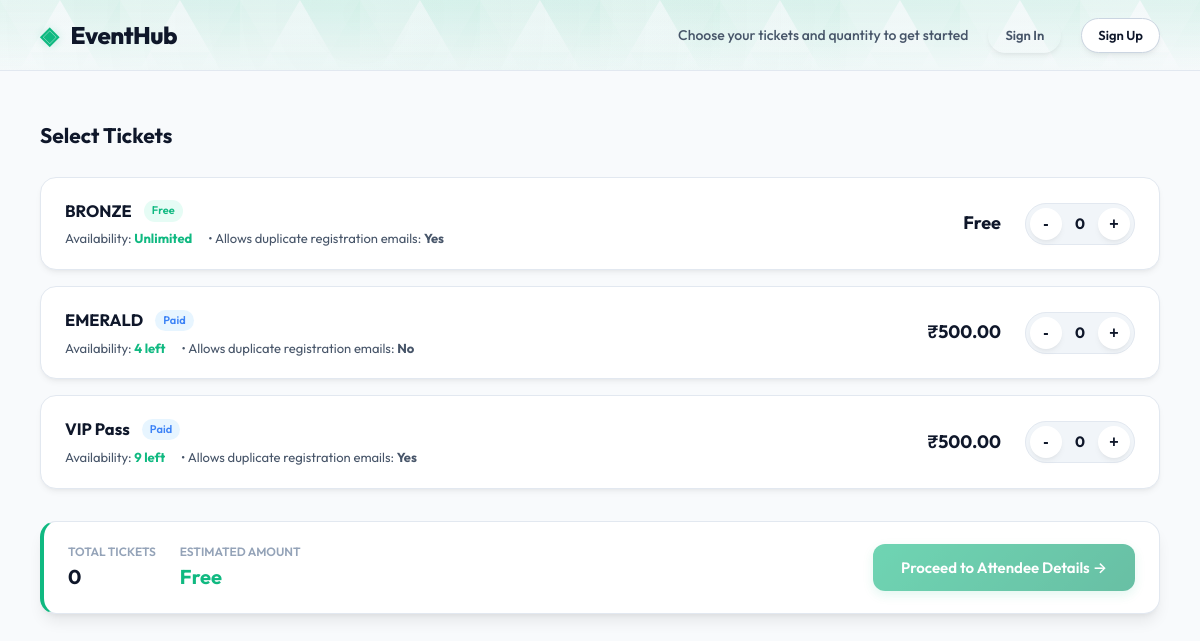
Before: / with the older database file.
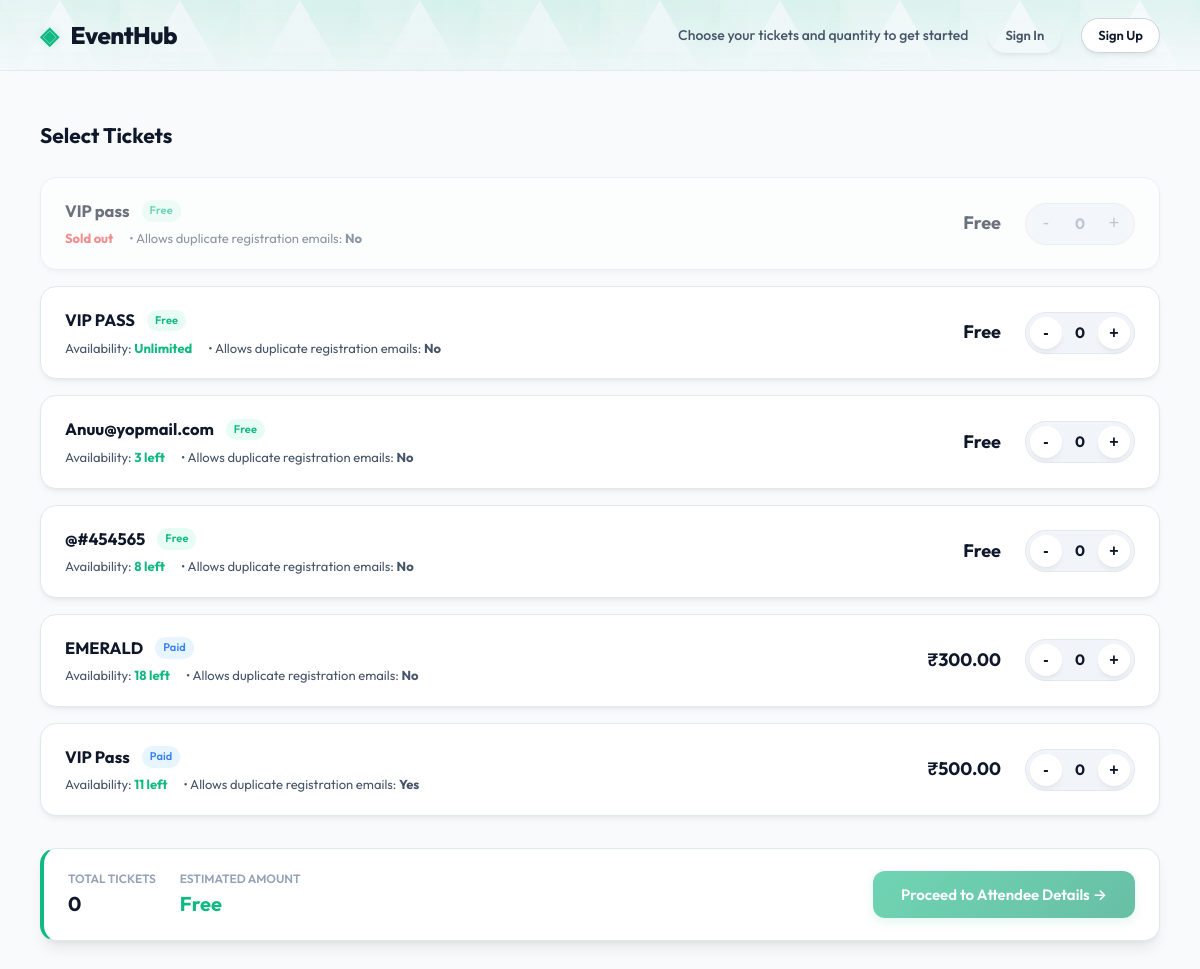
After: the same page with the newer database file.
### apps/tickets/models.py (models this page shows, shortened)
class Ticket(models.Model):
    TICKET_TYPE_CHOICES   = [('free', 'Free'), ('paid', 'Paid')]
    QUANTITY_TYPE_CHOICES = [('limited', 'Limited'), ('unlimited', 'Unlimited')]
    name          = models.CharField(max_length=200, unique=True)
    ticket_type   = models.CharField(max_length=10, choices=TICKET_TYPE_CHOICES)
    price         = models.DecimalField(max_digits=10, decimal_places=2, default=0)
    quantity_type = models.CharField(max_length=10, choices=QUANTITY_TYPE_CHOICES)
    total_quantity    = models.PositiveIntegerField(null=True, blank=True)
    duplicate_email   = models.BooleanField(
        default=False,
        help_text='Allow the same email to register multiple times for this ticket'
    )
    is_active     = models.BooleanField(default=True)
    created_at    = models.DateTimeField(auto_now_add=True)
    updated_at    = models.DateTimeField(auto_now=True)
    class Meta:
        ordering = ['-created_at']
        indexes  = [models.Index(fields=['is_active'])]
    @property
    def sold_count(self):
        if hasattr(self, 'annotated_sold_count'):
            return self.annotated_sold_count
    @property
    def available_count(self):
        if self.quantity_type == 'unlimited':
            return None
        return max(0, self.total_quantity - self.sold_count)
    @property
    def is_sold_out(self):
        if self.quantity_type == 'unlimited':
            return False
        return self.available_count == 0

### apps/registrations/views.py (the view)
# urls.py: path('',                      views.portal,             name='portal'),
def portal(request):
    tickets = get_active_tickets_with_counts_selector()
    return render(request, 'registrations/portal.html', {
        'tickets': tickets,
    })

### templates/registrations/portal.html (shortened to what this page needs)
{% extends "base.html" %}
{% block body %}
<div class="portal-page">
  <header class="portal-header">
    <div class="portal-header-brand" onclick="window.location.href='{% url 'portal' %}'" style="cursor: pointer;">
      <span class="brand-icon">◈</span>
      <h1>EventHub</h1>
    </div>
    <div class="portal-header-right">
      <p class="header-subtitle">Choose your tickets and quantity to get started</p>
      {% if request.user.is_authenticated %}
        <div class="user-profile">
          <div class="user-info" onclick="toggleUserDropdown(event)">
            <span class="user-avatar">👤</span>
            <span class="user-name">{{ request.user.get_full_name|default:request.user.username }}</span>
            <span class="dropdown-chevron">▼</span>
          </div>
          <div class="user-dropdown" id="userDropdown">
            <a href="{% url 'profile' %}">Profile</a>
            <a href="{% url 'admin_logout' %}">Sign Out</a>
          </div>
        </div>
      {% else %}
        <a href="{% url 'login' %}{% if request.path %}?next={{ request.path }}{% endif %}" class="btn btn-ghost btn-login-header">Sign In</a>
        <a href="{% url 'signup' %}{% if request.path %}?next={{ request.path }}{% endif %}" class="btn btn-secondary btn-login-header">Sign Up</a>
      {% endif %}
    </div>
  </header>
  <div class="portal-layout portal-layout--single">
    <section class="selected-tickets-section">
      <div class="section-header-flex">
        <h2>Select Tickets</h2>
      </div>
      <div class="ticket-rows-list" style="display: flex; flex-direction: column; gap: 16px; margin-top: 16px; margin-bottom: 24px;">
        {% if tickets %}
          {% for ticket in tickets %}
            <div class="ticket-row-card {% if ticket.is_sold_out %}ticket-row-card--soldout{% endif %}"
                 data-ticket-id="{{ ticket.id }}"
                 data-ticket-name="{{ ticket.name }}"
                 data-ticket-price="{{ ticket.price }}"
                 data-ticket-type="{{ ticket.ticket_type }}">
              <div class="ticket-row-left">
                <div class="ticket-row-title-group" style="display: flex; align-items: center; gap: 12px; margin-bottom: 4px;">
                  <h3 style="font-size: 16.5px; font-weight: 700; margin: 0; color: var(--text);">{{ ticket.name }}</h3>
                  {% if ticket.ticket_type == 'free' %}
                    <span class="badge badge-xs badge-free">Free</span>
                  {% else %}
                    <span class="badge badge-xs badge-paid">Paid</span>
                  {% endif %}
                </div>
                <div class="ticket-row-meta" style="font-size: 13px; color: var(--text2); display: flex; gap: 16px; align-items: center;">
                  {% if ticket.quantity_type == 'limited' %}
                    <span>
                      {% if ticket.is_sold_out %}
                        <strong style="color: var(--red);">Sold out</strong>
                      {% else %}
                        Availability: <strong style="color: var(--accent);">{{ ticket.available_count }} left</strong>
                      {% endif %}
                    </span>
                  {% else %}
                    <span>Availability: <strong style="color: var(--accent);">Unlimited</strong></span>
                  {% endif %}
                  <span>• Allows duplicate registration emails: <strong>{{ ticket.duplicate_email|yesno:"Yes,No" }}</strong></span>
                </div>
              </div>
              <div class="ticket-row-right" style="display: flex; align-items: center; gap: 24px;">
                <div class="ticket-row-price" style="font-size: 18px; font-weight: 700; color: var(--text);">
                  {% if ticket.ticket_type == 'free' %}
                    Free
                  {% else %}
                    ₹{{ ticket.price }}
                  {% endif %}
                </div>
                <div class="quantity-selector" style="display: flex; align-items: center; background: var(--bg3); border-radius: 30px; padding: 4px; border: 1px solid var(--border);">
                  {% if ticket.is_sold_out %}
                    <button class="qty-btn" disabled style="opacity: 0.5; cursor: not-allowed; border: none; background: none; width: 32px; height: 32px; font-size: 18px; color: var(--text2); display: flex; align-items: center; justify-content: center;">-</button>
                    <span class="qty-val" style="font-size: 15px; font-weight: 700; min-width: 36px; text-align: center; color: var(--text3);">0</span>
                    <button class="qty-btn" disabled style="opacity: 0.5; cursor: not-allowed; border: none; background: none; width: 32px; height: 32px; font-size: 18px; color: var(--text2); display: flex; align-items: center; justify-content: center;">+</button>
                  {% else %}
                    <button class="qty-btn qty-btn-minus"
                            onclick="updateTicketQty({{ ticket.id }}, -1)"
                            style="border: none; background: var(--bg2); width: 32px; height: 32px; border-radius: 50%; font-weight: 700; font-size: 16px; cursor: pointer; display: flex; align-items: center; justify-content: center; box-shadow: var(--shadow); transition: var(--transition); color: var(--text);">
                      -
                    </button>
                    <span class="qty-val" id="qty-val-{{ ticket.id }}" style="font-size: 15px; font-weight: 700; min-width: 36px; text-align: center; color: var(--text);">0</span>
                    <button class="qty-btn qty-btn-plus"
                            onclick="updateTicketQty({{ ticket.id }}, 1, {% if ticket.quantity_type == 'limited' %}{{ ticket.available_count }}{% else %}null{% endif %})"
                            style="border: none; background: var(--bg2); width: 32px; height: 32px; border-radius: 50%; font-weight: 700; font-size: 16px; cursor: pointer; display: flex; align-items: center; justify-content: center; box-shadow: var(--shadow); transition: var(--transition); color: var(--text);">
                      +
                    </button>
                  {% endif %}
                </div>
              </div>
            </div>
          {% endfor %}
        {% else %}
          <div class="empty-state"><p>No tickets available at this time.</p></div>
        {% endif %}
      </div>
      <div id="selectionSummaryBar" class="selection-summary-bar" style="position: sticky; bottom: 0; background: var(--bg2); border: 1px solid var(--border); border-radius: var(--radius2); padding: 20px 24px; box-shadow: var(--shadow2); display: flex; justify-content: space-between; align-items: center; margin-top: 32px; z-index: 100;">
        <div class="summary-info" style="display: flex; gap: 24px;">
          <div>
            <span style="font-size: 12px; font-weight: 600; text-transform: uppercase; color: var(--text3); display: block;">Total Tickets</span>
            <span id="summaryTotalQty" style="font-size: 20px; font-weight: 700; color: var(--text);">0</span>
          </div>
          <div>
            <span style="font-size: 12px; font-weight: 600; text-transform: uppercase; color: var(--text3); display: block;">Estimated Amount</span>
            <span id="summaryTotalAmount" style="font-size: 20px; font-weight: 700; color: var(--accent);">Free</span>
          </div>
        </div>
        <button id="btnProceedSelection" class="btn btn-primary btn-lg" onclick="proceedToAttendeeForm()" disabled style="cursor: not-allowed; opacity: 0.6;">
          Proceed to Attendee Details →
        </button>
      </div>
    </section>
  </div>
</div>
{% endblock %}

### templates/base.html (shortened to what this page needs)
<!DOCTYPE html>
<html lang="en">
<head>
  {% load static %}
  <link rel="stylesheet" href="{% static 'css/main.css' %}">
</head>
<body>
  {% block body %}{% endblock %}
</body>
</html>

Changed rows visible on the page:
no longer on this page (row edited): Ticket: name "BRONZE", ticket_type "Free", shows "Availability:", quantity_type "Unlimited", duplicate_email "Yes", {{ ticket.id }} 3 (drawn)
added Ticket: name "VIP pass", ticket_type "Free", quantity_type "Sold out", duplicate_email "No"
added Ticket: name "VIP PASS", ticket_type "Free", shows "Availability:", quantity_type "Unlimited", duplicate_email "No"
added Ticket: name "Anuu@yopmail.com", ticket_type "Free", available_count "3", duplicate_email "No"
added Ticket: name "@#454565", ticket_type "Free", available_count "8", duplicate_email "No"
changed Ticket "EMERALD": available_count "4" → "18"; price "500.00" → "300.00"
changed Ticket "VIP Pass": available_count "9" → "11"
